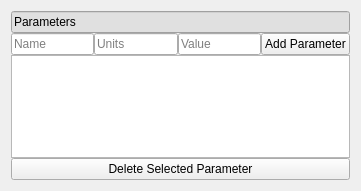
   <widget class="QWidget" name="verticalLayoutWidget_23">
    <property name="geometry">
     <rect>
      <x>590</x>
      <y>550</y>
      <width>361</width>
      <height>191</height>
     </rect>
    </property>
    <layout class="QVBoxLayout" name="verticalLayout_35">
     <property name="spacing">
      <number>0</number>
     </property>
     <item>
      <widget class="QLineEdit" name="par_lbl_parameters">
       <property name="styleSheet">
        <string notr="true">QLineEdit { background-color: rgb(224,224,224) }</string>
       </property>
       <property name="text">
        <string>Parameters</string>
       </property>
       <property name="readOnly">
        <bool>true</bool>
       </property>
      </widget>
     </item>
     <item>
      <layout class="QHBoxLayout" name="horizontalLayout_30">
       <property name="spacing">
        <number>0</number>
       </property>
       <item>
        <widget class="QLineEdit" name="par_inp_name">
         <property name="toolTip">
          <string/>
         </property>
         <property name="placeholderText">
          <string>Name</string>
         </property>
        </widget>
       </item>
       <item>
        <widget class="QLineEdit" name="par_inp_units">
         <property name="toolTip">
          <string/>
         </property>
         <property name="placeholderText">
          <string>Units</string>
         </property>
        </widget>
       </item>
       <item>
        <widget class="QLineEdit" name="par_inp_value">
         <property name="placeholderText">
          <string>Value</string>
         </property>
        </widget>
       </item>
       <item>
        <widget class="QPushButton" name="par_btn_add">
         <property name="text">
          <string>Add Parameter</string>
         </property>
        </widget>
       </item>
      </layout>
     </item>
     <item>
      <widget class="QListWidget" name="par_list_parameters"/>
     </item>
     <item>
      <widget class="QPushButton" name="par_btn_del">
       <property name="text">
        <string>Delete Selected Parameter</string>
       </property>
      </widget>
     </item>
    </layout>
   </widget>
